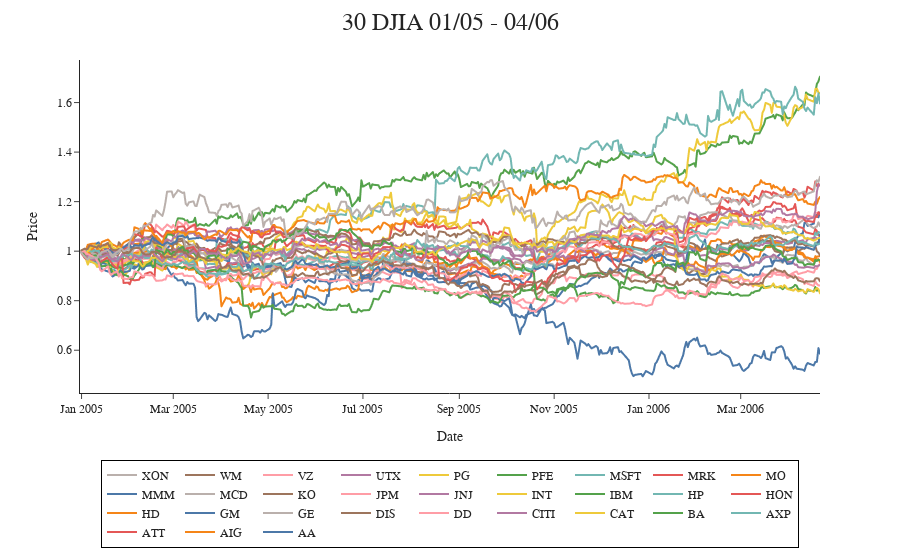

Notebook cell for this chart:
### Code cell
fig = px.line(df/df.values[0])
fig.update_layout(legend_title="", title_text="30 DJIA 01/05 - 04/06", yaxis_title="Price")
fig

### Figure 1 — Plotly figure (JSON) as saved in the notebook; plotly's stock layout.template omitted (floating-point values rounded to 4 significant figures; data arrays with more than 128 entries replaced by an {"elided": "..."} marker saying what was removed)
{"data": [{"hovertemplate": "variable=AA<br>Date=%{x}<br>value=%{y}<extra></extra>", "legendgroup": "AA", "line": {"color": "#4C78A8", "dash": "solid"}, "marker": {"symbol": "circle"}, "mode": "lines", "name": "AA", "showlegend": true, "type": "scattergl", "x": {"elided": "329 str values"}, "xaxis": "x", "y": {"elided": "329 float values"}, "yaxis": "y"}, {"hovertemplate": "variable=AIG<br>Date=%{x}<br>value=%{y}<extra></extra>", "legendgroup": "AIG", "line": {"color": "#F58518", "dash": "solid"}, "marker": {"symbol": "circle"}, "mode": "lines", "name": "AIG", "showlegend": true, "type": "scattergl", "x": {"elided": "329 str values"}, "xaxis": "x", "y": {"elided": "329 float values"}, "yaxis": "y"}, {"hovertemplate": "variable=ATT<br>Date=%{x}<br>value=%{y}<extra></extra>", "legendgroup": "ATT", "line": {"color": "#E45756", "dash": "solid"}, "marker": {"symbol": "circle"}, "mode": "lines", "name": "ATT", "showlegend": true, "type": "scattergl", "x": {"elided": "329 str values"}, "xaxis": "x", "y": {"elided": "329 float values"}, "yaxis": "y"}, {"hovertemplate": "variable=AXP<br>Date=%{x}<br>value=%{y}<extra></extra>", "legendgroup": "AXP", "line": {"color": "#72B7B2", "dash": "solid"}, "marker": {"symbol": "circle"}, "mode": "lines", "name": "AXP", "showlegend": true, "type": "scattergl", "x": {"elided": "329 str values"}, "xaxis": "x", "y": {"elided": "329 float values"}, "yaxis": "y"}, {"hovertemplate": "variable=BA<br>Date=%{x}<br>value=%{y}<extra></extra>", "legendgroup": "BA", "line": {"color": "#54A24B", "dash": "solid"}, "marker": {"symbol": "circle"}, "mode": "lines", "name": "BA", "showlegend": true, "type": "scattergl", "x": {"elided": "329 str values"}, "xaxis": "x", "y": {"elided": "329 float values"}, "yaxis": "y"}, {"hovertemplate": "variable=CAT<br>Date=%{x}<br>value=%{y}<extra></extra>", "legendgroup": "CAT", "line": {"color": "#EECA3B", "dash": "solid"}, "marker": {"symbol": "circle"}, "mode": "lines", "name": "CAT", "showlegend": true, "type": "scattergl", "x": {"elided": "329 str values"}, "xaxis": "x", "y": {"elided": "329 float values"}, "yaxis": "y"}, {"hovertemplate": "variable=CITI<br>Date=%{x}<br>value=%{y}<extra></extra>", "legendgroup": "CITI", "line": {"color": "#B279A2", "dash": "solid"}, "marker": {"symbol": "circle"}, "mode": "lines", "name": "CITI", "showlegend": true, "type": "scattergl", "x": {"elided": "329 str values"}, "xaxis": "x", "y": {"elided": "329 float values"}, "yaxis": "y"}, {"hovertemplate": "variable=DD<br>Date=%{x}<br>value=%{y}<extra></extra>", "legendgroup": "DD", "line": {"color": "#FF9DA6", "dash": "solid"}, "marker": {"symbol": "circle"}, "mode": "lines", "name": "DD", "showlegend": true, "type": "scattergl", "x": {"elided": "329 str values"}, "xaxis": "x", "y": {"elided": "329 float values"}, "yaxis": "y"}, {"hovertemplate": "variable=DIS<br>Date=%{x}<br>value=%{y}<extra></extra>", "legendgroup": "DIS", "line": {"color": "#9D755D", "dash": "solid"}, "marker": {"symbol": "circle"}, "mode": "lines", "name": "DIS", "showlegend": true, "type": "scattergl", "x": {"elided": "329 str values"}, "xaxis": "x", "y": {"elided": "329 float values"}, "yaxis": "y"}, {"hovertemplate": "variable=GE<br>Date=%{x}<br>value=%{y}<extra></extra>", "legendgroup": "GE", "line": {"color": "#BAB0AC", "dash": "solid"}, "marker": {"symbol": "circle"}, "mode": "lines", "name": "GE", "showlegend": true, "type": "scattergl", "x": {"elided": "329 str values"}, "xaxis": "x", "y": {"elided": "329 float values"}, "yaxis": "y"}, {"hovertemplate": "variable=GM<br>Date=%{x}<br>value=%{y}<extra></extra>", "legendgroup": "GM", "line": {"color": "#4C78A8", "dash": "solid"}, "marker": {"symbol": "circle"}, "mode": "lines", "name": "GM", "showlegend": true, "type": "scattergl", "x": {"elided": "329 str values"}, "xaxis": "x", "y": {"elided": "329 float values"}, "yaxis": "y"}, {"hovertemplate": "variable=HD<br>Date=%{x}<br>value=%{y}<extra></extra>", "legendgroup": "HD", "line": {"color": "#F58518", "dash": "solid"}, "marker": {"symbol": "circle"}, "mode": "lines", "name": "HD", "showlegend": true, "type": "scattergl", "x": {"elided": "329 str values"}, "xaxis": "x", "y": {"elided": "329 float values"}, "yaxis": "y"}, {"hovertemplate": "variable=HON<br>Date=%{x}<br>value=%{y}<extra></extra>", "legendgroup": "HON", "line": {"color": "#E45756", "dash": "solid"}, "marker": {"symbol": "circle"}, "mode": "lines", "name": "HON", "showlegend": true, "type": "scattergl", "x": {"elided": "329 str values"}, "xaxis": "x", "y": {"elided": "329 float values"}, "yaxis": "y"}, {"hovertemplate": "variable=HP<br>Date=%{x}<br>value=%{y}<extra></extra>", "legendgroup": "HP", "line": {"color": "#72B7B2", "dash": "solid"}, "marker": {"symbol": "circle"}, "mode": "lines", "name": "HP", "showlegend": true, "type": "scattergl", "x": {"elided": "329 str values"}, "xaxis": "x", "y": {"elided": "329 float values"}, "yaxis": "y"}, {"hovertemplate": "variable=IBM<br>Date=%{x}<br>value=%{y}<extra></extra>", "legendgroup": "IBM", "line": {"color": "#54A24B", "dash": "solid"}, "marker": {"symbol": "circle"}, "mode": "lines", "name": "IBM", "showlegend": true, "type": "scattergl", "x": {"elided": "329 str values"}, "xaxis": "x", "y": {"elided": "329 float values"}, "yaxis": "y"}, {"hovertemplate": "variable=INT<br>Date=%{x}<br>value=%{y}<extra></extra>", "legendgroup": "INT", "line": {"color": "#EECA3B", "dash": "solid"}, "marker": {"symbol": "circle"}, "mode": "lines", "name": "INT", "showlegend": true, "type": "scattergl", "x": {"elided": "329 str values"}, "xaxis": "x", "y": {"elided": "329 float values"}, "yaxis": "y"}, {"hovertemplate": "variable=JNJ<br>Date=%{x}<br>value=%{y}<extra></extra>", "legendgroup": "JNJ", "line": {"color": "#B279A2", "dash": "solid"}, "marker": {"symbol": "circle"}, "mode": "lines", "name": "JNJ", "showlegend": true, "type": "scattergl", "x": {"elided": "329 str values"}, "xaxis": "x", "y": {"elided": "329 float values"}, "yaxis": "y"}, {"hovertemplate": "variable=JPM<br>Date=%{x}<br>value=%{y}<extra></extra>", "legendgroup": "JPM", "line": {"color": "#FF9DA6", "dash": "solid"}, "marker": {"symbol": "circle"}, "mode": "lines", "name": "JPM", "showlegend": true, "type": "scattergl", "x": {"elided": "329 str values"}, "xaxis": "x", "y": {"elided": "329 float values"}, "yaxis": "y"}, {"hovertemplate": "variable=KO<br>Date=%{x}<br>value=%{y}<extra></extra>", "legendgroup": "KO", "line": {"color": "#9D755D", "dash": "solid"}, "marker": {"symbol": "circle"}, "mode": "lines", "name": "KO", "showlegend": true, "type": "scattergl", "x": {"elided": "329 str values"}, "xaxis": "x", "y": {"elided": "329 float values"}, "yaxis": "y"}, {"hovertemplate": "variable=MCD<br>Date=%{x}<br>value=%{y}<extra></extra>", "legendgroup": "MCD", "line": {"color": "#BAB0AC", "dash": "solid"}, "marker": {"symbol": "circle"}, "mode": "lines", "name": "MCD", "showlegend": true, "type": "scattergl", "x": {"elided": "329 str values"}, "xaxis": "x", "y": {"elided": "329 float values"}, "yaxis": "y"}, {"hovertemplate": "variable=MMM<br>Date=%{x}<br>value=%{y}<extra></extra>", "legendgroup": "MMM", "line": {"color": "#4C78A8", "dash": "solid"}, "marker": {"symbol": "circle"}, "mode": "lines", "name": "MMM", "showlegend": true, "type": "scattergl", "x": {"elided": "329 str values"}, "xaxis": "x", "y": {"elided": "329 float values"}, "yaxis": "y"}, {"hovertemplate": "variable=MO<br>Date=%{x}<br>value=%{y}<extra></extra>", "legendgroup": "MO", "line": {"color": "#F58518", "dash": "solid"}, "marker": {"symbol": "circle"}, "mode": "lines", "name": "MO", "showlegend": true, "type": "scattergl", "x": {"elided": "329 str values"}, "xaxis": "x", "y": {"elided": "329 float values"}, "yaxis": "y"}, {"hovertemplate": "variable=MRK<br>Date=%{x}<br>value=%{y}<extra></extra>", "legendgroup": "MRK", "line": {"color": "#E45756", "dash": "solid"}, "marker": {"symbol": "circle"}, "mode": "lines", "name": "MRK", "showlegend": true, "type": "scattergl", "x": {"elided": "329 str values"}, "xaxis": "x", "y": {"elided": "329 float values"}, "yaxis": "y"}, {"hovertemplate": "variable=MSFT<br>Date=%{x}<br>value=%{y}<extra></extra>", "legendgroup": "MSFT", "line": {"color": "#72B7B2", "dash": "solid"}, "marker": {"symbol": "circle"}, "mode": "lines", "name": "MSFT", "showlegend": true, "type": "scattergl", "x": {"elided": "329 str values"}, "xaxis": "x", "y": {"elided": "329 float values"}, "yaxis": "y"}, {"hovertemplate": "variable=PFE<br>Date=%{x}<br>value=%{y}<extra></extra>", "legendgroup": "PFE", "line": {"color": "#54A24B", "dash": "solid"}, "marker": {"symbol": "circle"}, "mode": "lines", "name": "PFE", "showlegend": true, "type": "scattergl", "x": {"elided": "329 str values"}, "xaxis": "x", "y": {"elided": "329 float values"}, "yaxis": "y"}, {"hovertemplate": "variable=PG<br>Date=%{x}<br>value=%{y}<extra></extra>", "legendgroup": "PG", "line": {"color": "#EECA3B", "dash": "solid"}, "marker": {"symbol": "circle"}, "mode": "lines", "name": "PG", "showlegend": true, "type": "scattergl", "x": {"elided": "329 str values"}, "xaxis": "x", "y": {"elided": "329 float values"}, "yaxis": "y"}, {"hovertemplate": "variable=UTX<br>Date=%{x}<br>value=%{y}<extra></extra>", "legendgroup": "UTX", "line": {"color": "#B279A2", "dash": "solid"}, "marker": {"symbol": "circle"}, "mode": "lines", "name": "UTX", "showlegend": true, "type": "scattergl", "x": {"elided": "329 str values"}, "xaxis": "x", "y": {"elided": "329 float values"}, "yaxis": "y"}, {"hovertemplate": "variable=VZ<br>Date=%{x}<br>value=%{y}<extra></extra>", "legendgroup": "VZ", "line": {"color": "#FF9DA6", "dash": "solid"}, "marker": {"symbol": "circle"}, "mode": "lines", "name": "VZ", "showlegend": true, "type": "scattergl", "x": {"elided": "329 str values"}, "xaxis": "x", "y": {"elided": "329 float values"}, "yaxis": "y"}, {"hovertemplate": "variable=WM<br>Date=%{x}<br>value=%{y}<extra></extra>", "legendgroup": "WM", "line": {"color": "#9D755D", "dash": "solid"}, "marker": {"symbol": "circle"}, "mode": "lines", "name": "WM", "showlegend": true, "type": "scattergl", "x": {"elided": "329 str values"}, "xaxis": "x", "y": {"elided": "329 float values"}, "yaxis": "y"}, {"hovertemplate": "variable=XON<br>Date=%{x}<br>value=%{y}<extra></extra>", "legendgroup": "XON", "line": {"color": "#BAB0AC", "dash": "solid"}, "marker": {"symbol": "circle"}, "mode": "lines", "name": "XON", "showlegend": true, "type": "scattergl", "x": {"elided": "329 str values"}, "xaxis": "x", "y": {"elided": "329 float values"}, "yaxis": "y"}], "layout": {"legend": {"title": {"text": ""}, "tracegroupgap": 0}, "margin": {"t": 60}, "title": {"text": "30 DJIA 01/05 - 04/06"}, "xaxis": {"anchor": "y", "domain": [0, 1], "title": {"text": "Date"}}, "yaxis": {"anchor": "x", "domain": [0, 1], "title": {"text": "Price"}}}}
